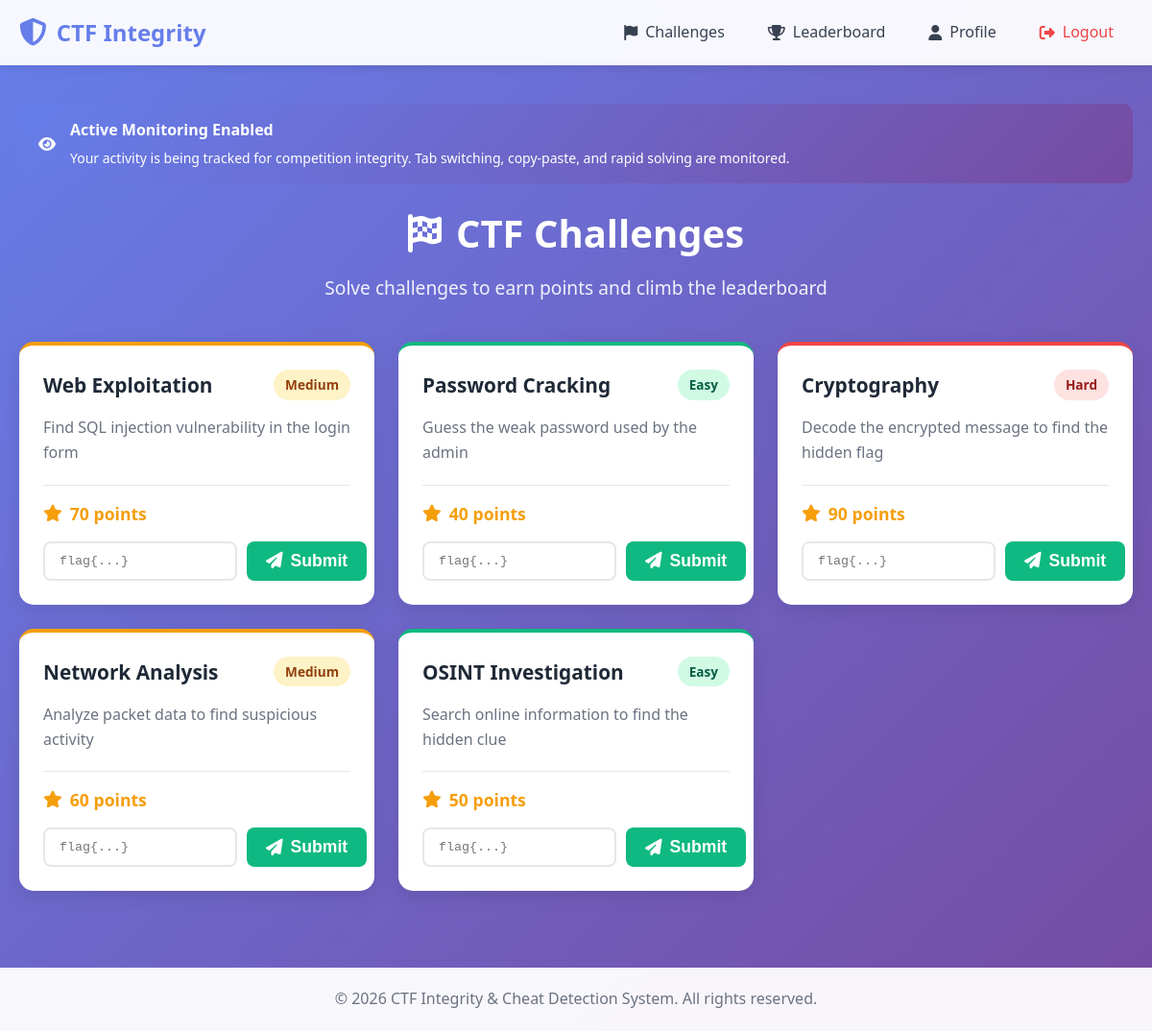
/challenges (signed in), run on the app's committed database.
### tables this page shows
CREATE TABLE challenges(
id INTEGER PRIMARY KEY AUTOINCREMENT,
name TEXT,
description TEXT,
difficulty TEXT,
flag TEXT,
points INTEGER
);

### app.py (the view, shortened to what this page needs)
@app.route("/challenges", methods=["GET", "POST"])
def challenges():
    if "user_id" not in session:
        return redirect("/login")
    conn = get_db()
    c = conn.cursor()
    result = ""
    c.execute("SELECT * FROM challenges")
    all_challenges = c.fetchall()
    conn.close()
    return render_template("challenges.html", challenges=all_challenges, result=result)

### app.py (called while the page is built)
def get_db():
    return sqlite3.connect("database.db")

### templates/challenges.html (shortened to what this page needs)
{% extends "base.html" %}
{% block content %}
<div class="container">
    <div class="monitoring-alert">
        <i class="fas fa-eye"></i>
        <div>
            <strong>Active Monitoring Enabled</strong>
            <p style="margin: 5px 0 0 0; font-size: 14px;">Your activity is being tracked for competition integrity. Tab switching, copy-paste, and rapid solving are monitored.</p>
        </div>
    </div>
    <div class="page-header">
        <h1><i class="fas fa-flag-checkered"></i> CTF Challenges</h1>
        <p>Solve challenges to earn points and climb the leaderboard</p>
    </div>
    <div class="challenges-grid">
        {% for challenge in challenges %}
        <div class="challenge-card difficulty-{{ challenge[3]|lower }}">
            <div class="challenge-header">
                <h3>{{ challenge[1] }}</h3>
                <span class="difficulty-badge {{ challenge[3]|lower }}">{{ challenge[3] }}</span>
            </div>
            <p class="challenge-description">{{ challenge[2] }}</p>
            <div class="challenge-footer">
                <div class="points">
                    <i class="fas fa-star"></i> {{ challenge[5] }} points
                </div>
                <form method="POST" class="flag-form" onsubmit="return validateFlag(event)">
                    <div class="flag-input-group">
                        <input type="text" name="flag" placeholder="flag{...}" required class="flag-input">
                        <button type="submit" class="btn btn-submit">
                            <i class="fas fa-paper-plane"></i> Submit
                        </button>
                    </div>
                </form>
            </div>
        </div>
        {% endfor %}
    </div>
</div>
{% endblock %}

### templates/base.html (shortened to what this page needs)
<!DOCTYPE html>
<html lang="en">
<head>
    <link rel="stylesheet" href="{{ url_for('static', filename='css/style.css') }}">
    <link rel="stylesheet" href="https://cdnjs.cloudflare.com/ajax/libs/font-awesome/6.4.0/css/all.min.css">
</head>
<body>
    {% if session.user_id %}
    <nav class="navbar">
        <div class="nav-container">
            <div class="nav-brand">
                <i class="fas fa-shield-alt"></i>
                <span>CTF Integrity</span>
            </div>
            <ul class="nav-menu">
                <li><a href="/challenges" class="nav-link"><i class="fas fa-flag"></i> Challenges</a></li>
                <li><a href="/leaderboard" class="nav-link"><i class="fas fa-trophy"></i> Leaderboard</a></li>
                <li><a href="/profile" class="nav-link"><i class="fas fa-user"></i> Profile</a></li>
                <li><a href="/logout" class="nav-link logout"><i class="fas fa-sign-out-alt"></i> Logout</a></li>
            </ul>
        </div>
    </nav>
    {% endif %}
    <div class="main-content">
        {% block content %}{% endblock %}
    </div>
    <footer class="footer">
        <p>&copy; 2026 CTF Integrity & Cheat Detection System. All rights reserved.</p>
    </footer>
</body>
</html>

### static/css/style.css (style rules this page uses)
* { margin: 0; padding: 0; box-sizing: border-box; }
:root { --primary-color: #667eea; --secondary-color: #764ba2; --success-color: #10b981; --danger-color: #ef4444; --warning-color: #f59e0b; --info-color: #3b82f6; --dark-color: #1f2937; --light-color: #f9fafb; --border-color: #e5e7eb; --text-color: #374151; --text-light: #6b7280; }
body { font-family: 'Segoe UI', Tahoma, Geneva, Verdana, sans-serif; background: linear-gradient(135deg, #667eea 0%, #764ba2 100%); min-height: 100vh; color: var(--text-color); line-height: 1.6; }
.navbar { background: rgba(255, 255, 255, 0.95); backdrop-filter: blur(10px); box-shadow: 0 2px 10px rgba(0, 0, 0, 0.1); position: sticky; top: 0; z-index: 1000; }
.nav-container { max-width: 1200px; margin: 0 auto; padding: 0 20px; display: flex; justify-content: space-between; align-items: center; }
.nav-brand { display: flex; align-items: center; gap: 10px; font-size: 1.5em; font-weight: bold; color: var(--primary-color); padding: 15px 0; }
.nav-brand i { font-size: 1.2em; }
.nav-menu { display: flex; list-style: none; gap: 5px; }
.nav-link { display: flex; align-items: center; gap: 8px; padding: 10px 20px; text-decoration: none; color: var(--text-color); border-radius: 8px; transition: all 0.3s; font-weight: 500; }
.nav-link.logout { color: var(--danger-color); }
.main-content { min-height: calc(100vh - 140px); padding: 40px 20px; }
.container { max-width: 1200px; margin: 0 auto; }
.page-header { text-align: center; margin-bottom: 40px; color: white; }
.page-header h1 { font-size: 2.5em; margin-bottom: 10px; display: flex; align-items: center; justify-content: center; gap: 15px; }
.page-header p { font-size: 1.2em; opacity: 0.9; }
.btn { width: 100%; padding: 14px; border: none; border-radius: 8px; font-size: 1.1em; font-weight: 600; cursor: pointer; transition: all 0.3s; display: flex; align-items: center; justify-content: center; gap: 10px; }
.challenges-grid { display: grid; grid-template-columns: repeat(auto-fill, minmax(350px, 1fr)); gap: 25px; }
.challenge-card { background: white; border-radius: 15px; padding: 25px; box-shadow: 0 5px 20px rgba(0, 0, 0, 0.1); transition: all 0.3s; border-top: 4px solid; }
.challenge-card.difficulty-easy { border-color: var(--success-color); }
.challenge-card.difficulty-medium { border-color: var(--warning-color); }
.challenge-card.difficulty-hard { border-color: var(--danger-color); }
.challenge-header { display: flex; justify-content: space-between; align-items: start; margin-bottom: 15px; }
.challenge-header h3 { color: var(--dark-color); font-size: 1.3em; }
.difficulty-badge { padding: 5px 12px; border-radius: 20px; font-size: 0.85em; font-weight: 600; }
.difficulty-badge.easy { background: #d1fae5; color: #065f46; }
.difficulty-badge.medium { background: #fef3c7; color: #92400e; }
.difficulty-badge.hard { background: #fee2e2; color: #991b1b; }
.challenge-description { color: var(--text-light); margin-bottom: 20px; line-height: 1.6; }
.challenge-footer { border-top: 1px solid var(--border-color); padding-top: 15px; }
.points { display: flex; align-items: center; gap: 8px; color: var(--warning-color); font-weight: 600; margin-bottom: 15px; font-size: 1.1em; }
.flag-form { margin: 0; }
.flag-input-group { display: flex; gap: 10px; }
.flag-input { flex: 1; padding: 10px 15px; border: 2px solid var(--border-color); border-radius: 8px; font-family: 'Courier New', monospace; }
.btn-submit { padding: 10px 20px; background: var(--success-color); color: white; border: none; border-radius: 8px; cursor: pointer; font-weight: 600; transition: all 0.3s; display: flex; align-items: center; gap: 8px; }
.footer { background: rgba(255, 255, 255, 0.95); text-align: center; padding: 20px; color: var(--text-light); margin-top: 40px; }

### templates/challenges.html (style rules this page uses)
.monitoring-alert { background: linear-gradient(135deg, #667eea 0%, #764ba2 100%); color: white; padding: 15px 20px; border-radius: 10px; margin-bottom: 20px; display: flex; align-items: center; gap: 15px; }

### data on the page
challenges: name "Web Exploitation", difficulty "Medium", description "Find SQL injection vulnerability in the login form", points "70"
challenges: name "Password Cracking", difficulty "Easy", description "Guess the weak password used by the admin", points "40"
challenges: name "Cryptography", difficulty "Hard", description "Decode the encrypted message to find the hidden flag", points "90"
challenges: name "Network Analysis", difficulty "Medium", description "Analyze packet data to find suspicious activity", points "60"
challenges: name "OSINT Investigation", difficulty "Easy", description "Search online information to find the hidden clue", points "50"
